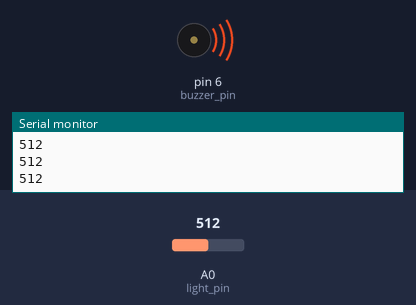
Simulated run of this sketch. Board: Arduino Uno, built with avr-gcc and run on an emulated ATmega328P. On the bench: buzzer (waves = sounding), the last lines printed to the serial monitor. The inputs (shaded band) are chosen by the test bench; at power-on: A0 (light_pin) = 512.

Above: at 1.2 s.
1.3 s: A0 (light_pin) set to 900
At 2.3 s:
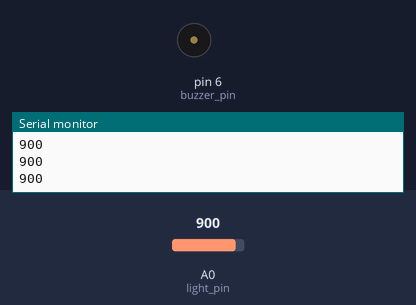
2.8 s: A0 (light_pin) set to 716
At 3.6 s:
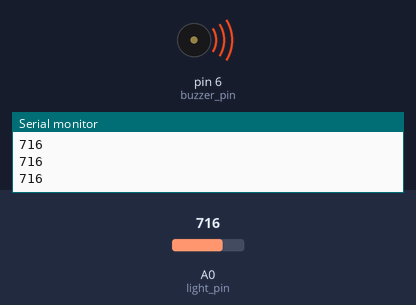
4.3 s: A0 (light_pin) set to 910
At 5.0 s:
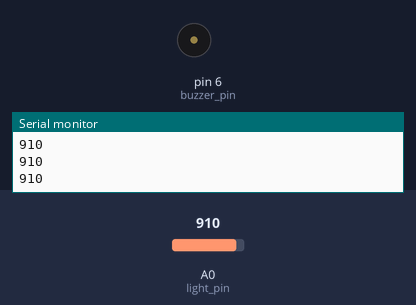
Timing chart, 0 to 7.3 s (numbered marks = the images above; inputs shaded):
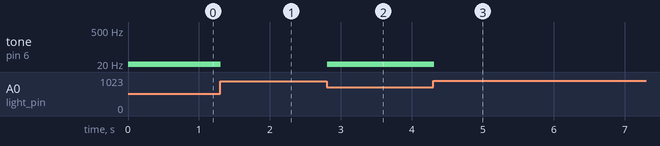

Measured:
- after the input at 1.3 s, tone on pin 6 (buzzer_pin): 20 Hz → silent at once
- after the input at 2.8 s, tone on pin 6 (buzzer_pin): silent → 20 Hz at once
- after the input at 4.3 s, tone on pin 6 (buzzer_pin): 20 Hz → silent at once

The sketch:

README.ino
```cpp
#include<stdio.h>
#define light_pin A0
#define buzzer_pin 6
boolean buzzer_speak;
int light_data;//定义光敏变量
int i = 20;
void setup() {
// put your setup code here, to run once:
Serial.begin(115200);//设置波特率为115200
pinMode(light_pin,INPUT);//定义引脚A0为输入模式
pinMode(buzzer_pin,OUTPUT);//定义引脚
}
void loop() {
// put your main code here, to run repeatedly:
light_data=analogRead(light_pin);
Serial.println(light_data);
if(light_data<900)
{
buzzer_speak = true;//蜂鸣器使能值为真，即开启蜂鸣器
tone(buzzer_pin, i);//产生输出给压电扬声器的频率为i，前一个参数为连接到压电扬声器的数字引脚，后一个参数为以Hz为单位的频率值，
//产生的声音一直持续直到输出一个不同的声音或使用noTone(pin)函数结束在指定引脚上产生的声音
}
else
noTone(buzzer_pin);//tone（)产生的声音在此结束
delay(100);
}
```
